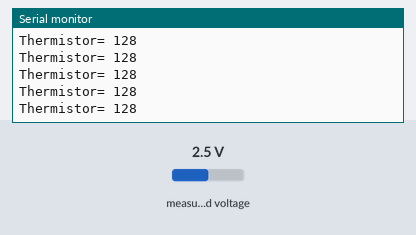
Simulated run of this sketch. Board: Arduino Uno, built with avr-gcc and run on an emulated ATmega328P. On the bench: the last lines printed to the serial monitor. Wiring (inferred from the names in the program): PCF8591 converter at I2C address 0x48. The test bench sets the inputs (shaded band); at power-on: measured voltage 2.5 V.

Above: at 1.2 s.
1.3 s: measured voltage set to 0.1 V
At 1.56 s:
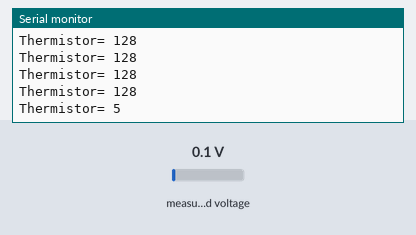
2.8 s: measured voltage set to 1.2 V
At 2.97 s:
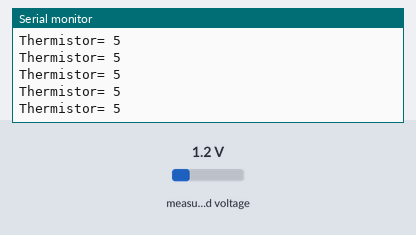
Timing chart, 0 to 5.8 s (numbered marks = the images above; inputs shaded):
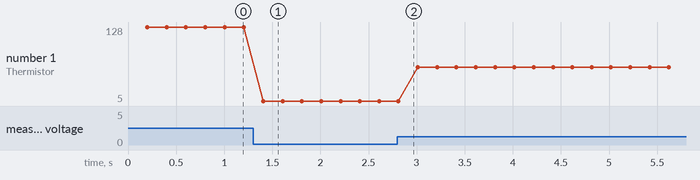

The sketch:

i2c_sensor.ino
```cpp
/* INTERINTEGRATED CIRCUIT (I2C)
 * Is a protocol intended to allow multiple "slave" module/decive (chip) to communicate with one or
 * more "master" chips.
 *
 * Works with asynchronous mode.
 *
 * To communicate with other devices/modules, it defines the I2C address for all "slaves" devices.
 *
 * The I2C interface has two pins: serial data (SDA) and serial clock (SLC)
 * SDA on Analog pin 4
 * SLC on Analog pin 5
 */

 /* READING SENSOR-BASED I2C ADDRESS
  *  We read sensor data from the I2C device
  *  Each sensor has a channel address on 0xXY.
  */

// Access sensor devices over the I2C interface
#include "Wire.h"

#define PCF8591 0x48 // I2C bus address
#define PCF8591_ADC_CH0 0x00 //thermistor
#define PCF8591_ADC_CH1 0x01 //photo-voltaic cell
#define PCF8591_ADC_CH2 0x02
#define PCF8591_ADC_CH3 0x03 //potentiometer

byte ADC1, ADC2, ADC3;

void setup() {
  // put your setup code here, to run once:
  Wire.begin();
  Serial.begin(9600);

}

void loop() {
  // Read thermistor
  Wire.beginTransmission(PCF8591);
  Wire.write((byte)PCF8591_ADC_CH0);
  Wire.endTransmission();
  delay(100);
  Wire.requestFrom(PCF8591,2);
  delay(100);
  ADC1=Wire.read();
  ADC1=Wire.read();

  Serial.print("Thermistor= ");
  Serial.println(ADC1);

  // Lo mismo para los otros sensores cambiando su canal

}
```

Measured:
- after the input at 1.3 s, the serial monitor: prints a new line after 0.11 s (image 1)
- plotted number 1: 128 → 5 after the input at 1.3 s, 5 → 61 after the input at 2.8 s
